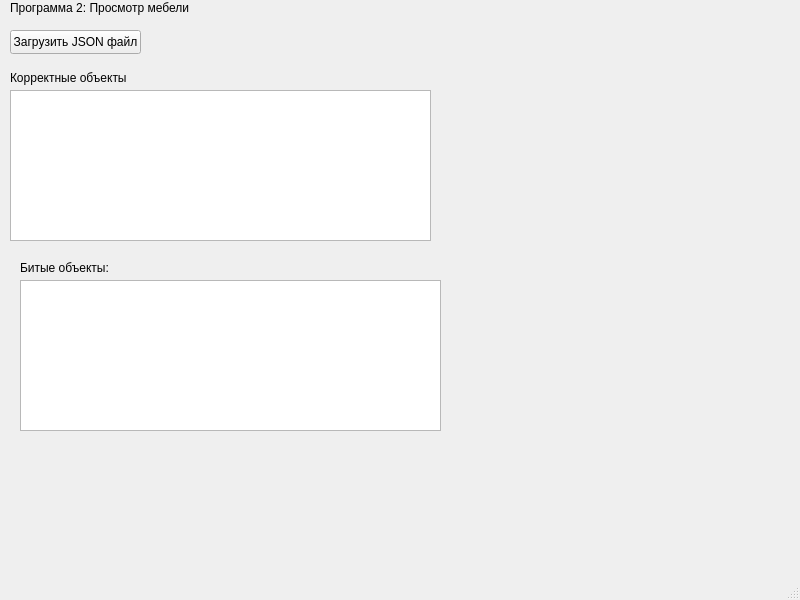
<?xml version="1.0" encoding="UTF-8"?>
<ui version="4.0">
 <class>MainWindow</class>
 <widget class="QMainWindow" name="MainWindow">
  <property name="geometry">
   <rect>
    <x>0</x>
    <y>0</y>
    <width>800</width>
    <height>600</height>
   </rect>
  </property>
  <property name="windowTitle">
   <string>MainWindow</string>
  </property>
  <widget class="QWidget" name="centralwidget">
   <widget class="QLabel" name="label">
    <property name="geometry">
     <rect>
      <x>10</x>
      <y>0</y>
      <width>191</width>
      <height>16</height>
     </rect>
    </property>
    <property name="text">
     <string>Программа 2: Просмотр мебели</string>
    </property>
   </widget>
   <widget class="QPushButton" name="loadButton">
    <property name="geometry">
     <rect>
      <x>10</x>
      <y>30</y>
      <width>131</width>
      <height>24</height>
     </rect>
    </property>
    <property name="text">
     <string>Загрузить JSON файл</string>
    </property>
   </widget>
   <widget class="QLabel" name="label_2">
    <property name="geometry">
     <rect>
      <x>10</x>
      <y>70</y>
      <width>121</width>
      <height>16</height>
     </rect>
    </property>
    <property name="text">
     <string>Корректные объекты</string>
    </property>
   </widget>
   <widget class="QTableWidget" name="tableWidgetValid">
    <property name="geometry">
     <rect>
      <x>10</x>
      <y>90</y>
      <width>421</width>
      <height>151</height>
     </rect>
    </property>
   </widget>
   <widget class="QLabel" name="label_3">
    <property name="geometry">
     <rect>
      <x>20</x>
      <y>260</y>
      <width>101</width>
      <height>16</height>
     </rect>
    </property>
    <property name="text">
     <string>Битые объекты:</string>
    </property>
   </widget>
   <widget class="QTableWidget" name="tableWidgetBroken">
    <property name="geometry">
     <rect>
      <x>20</x>
      <y>280</y>
      <width>421</width>
      <height>151</height>
     </rect>
    </property>
   </widget>
  </widget>
  <widget class="QMenuBar" name="menubar">
   <property name="geometry">
    <rect>
     <x>0</x>
     <y>0</y>
     <width>800</width>
     <height>22</height>
    </rect>
   </property>
  </widget>
  <widget class="QStatusBar" name="statusbar"/>
 </widget>
 <resources/>
 <connections/>
</ui>
